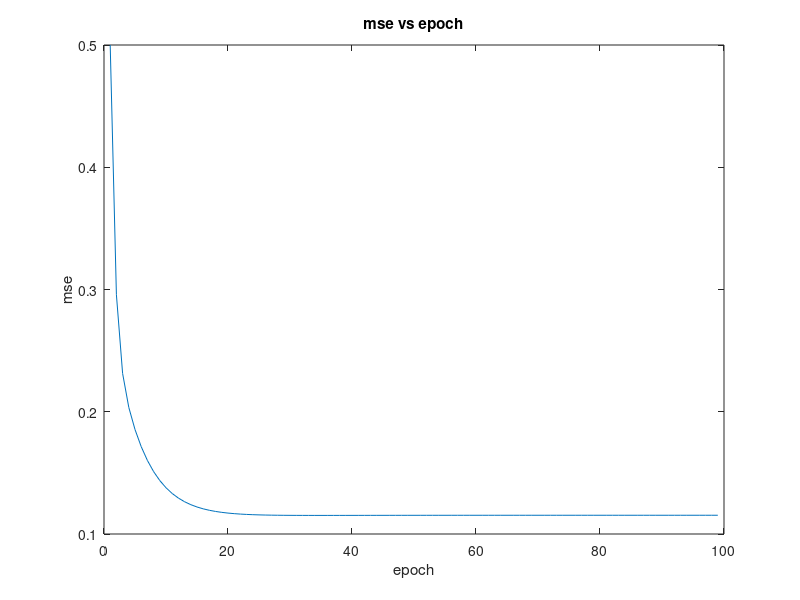

MATLAB code to generate this figure:
clear all;
close all;
clc;

x=[0 0;0 1;1 0;1 1];
tar=[0 0 0 1];
wt=[0 0];
eta=0.15;
epoch=1;
bias=0;
k=1;
mse=1;

while(mse>0.01 && epoch<100)
    for i=1:4
        sum=wt * x(i,:)' + bias;
        e=tar(i)-sum;
        wt= wt + (eta*e*x(i,:));
        bias= bias + (eta*e);
        mse=mse+(e^2);
    end
        mse=mse/4;
        m(k)=mse;
        k=k+1;
        epoch=epoch+1;
end
plot(m);
xlabel('epoch');
ylabel('mse');
title('mse vs epoch');

for i=1:4
    out(i)=wt * x(i,:)'+ bias;
    if out(i)<=0.5 
      out(i)=0;
   else
       out(i)=1;
    end
end
fprintf('Output is:');
disp(out);